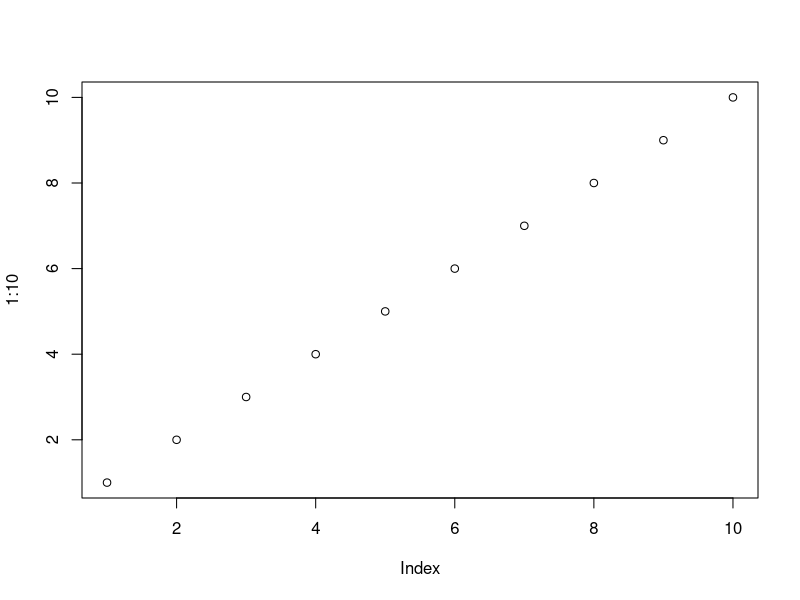
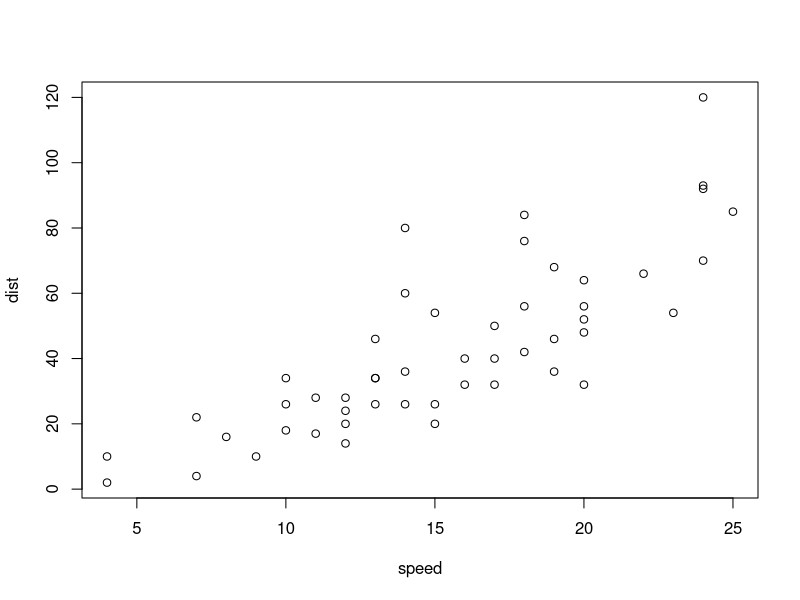
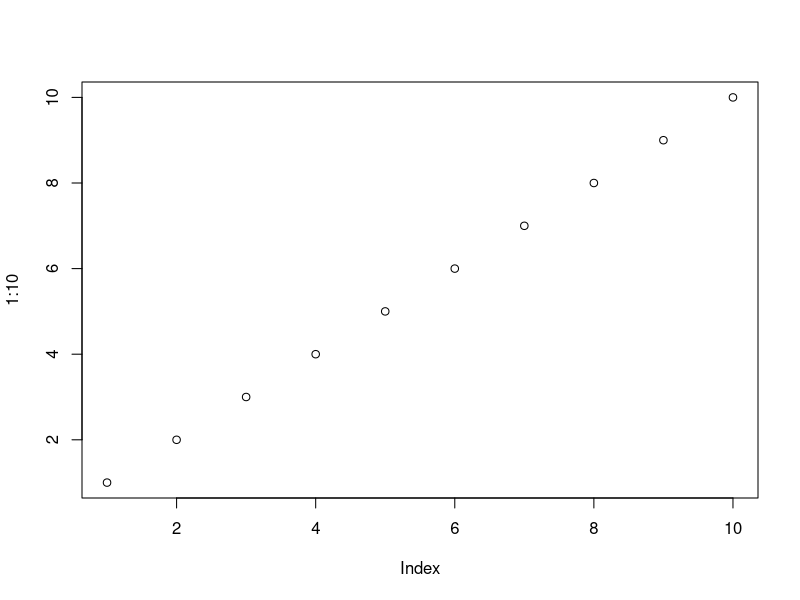
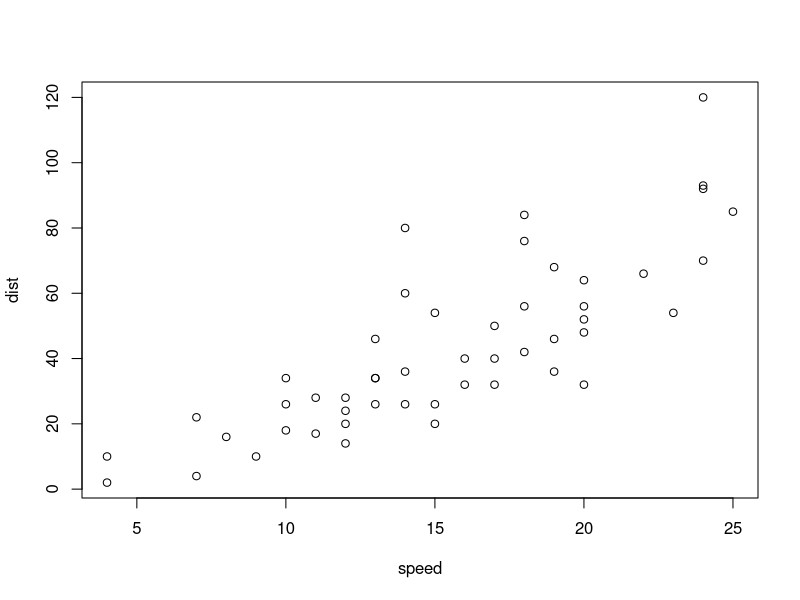

Source code (R) for these figures, in order:
## ---- chunk 1
plot(1:10)
## ---- chunk 2
plot(cars)
## ---- chunk 3
1+1
## ---- chunk 4
plot(1:10)
## ---- chunk 5
plot(cars)
## ---- chunk 6
1+1
## ---- chunk 7
# get all labels from chunk with fig.alt chunk option defined
chunks_with_alt <- knitr::all_labels(nzchar(fig.alt))
# Use these labels to retrieve code content 
chunks_content <- knitr::knit_code$get(chunks_with_alt)
# retrieve specifically chunk options
chunks_opts <- lapply(chunks_content, function(x) attr(x, "chunk_opts"))
## ---- chunk 8
# Looping over the selected chunks
l <- lapply(seq_along(chunks_opts), function(opt_ind) {
  # We use the index number but we need the option content
  opt <- chunks_opts[[opt_ind]]
  knitr::knit_expand(
    # template string to fill in using index...
    text = "* Figure {{opt_ind}} (chunk label '{{label}}'): {{alt_text}}", 
    # and the alt text set...
    alt_text = opt$fig.alt,
    # and the label of the chunk
    label = opt$label)
})
# Using cat() to output the string content to be included as-is.
cat(unlist(l), sep = "\n")
